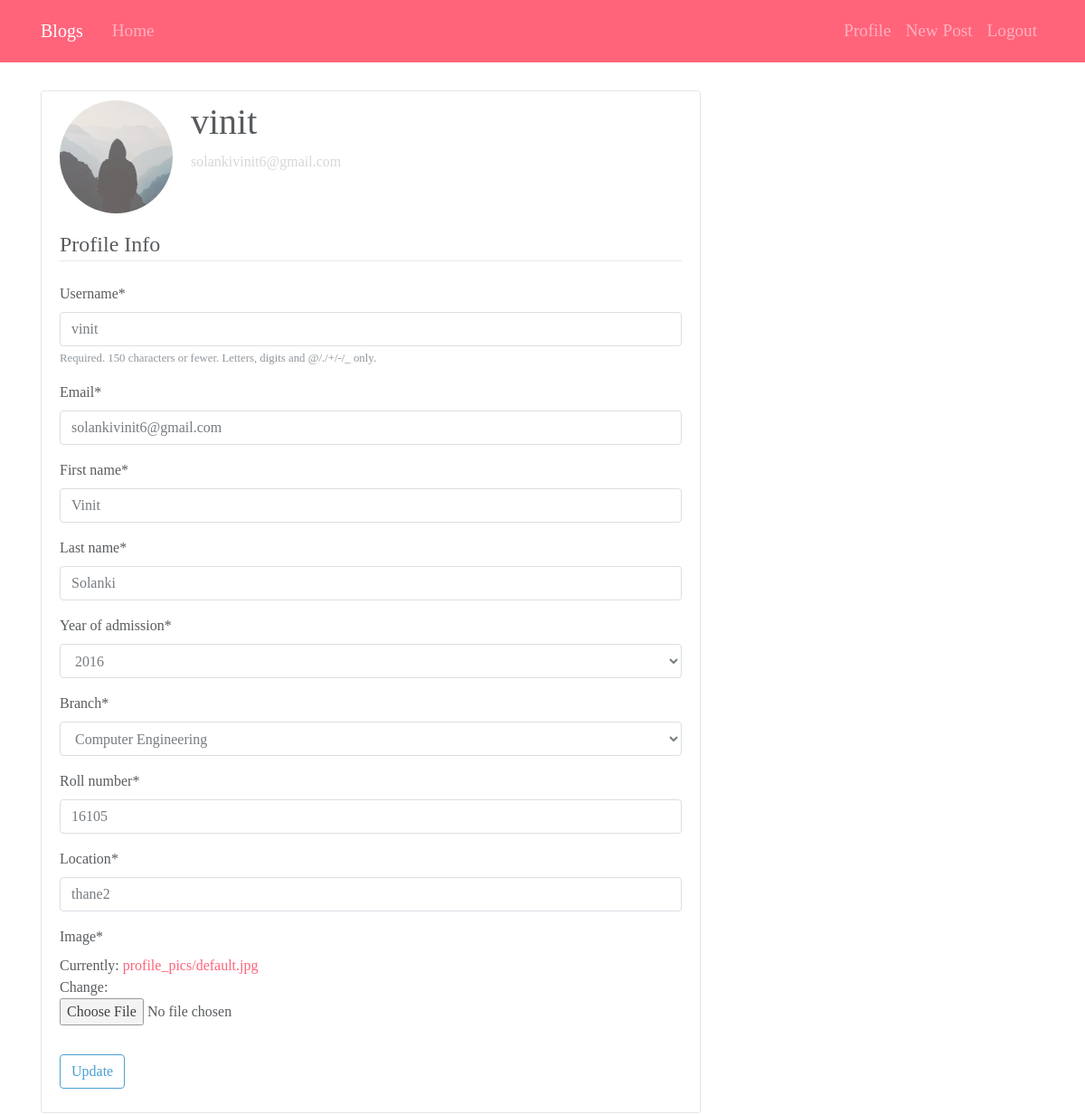
/edit_profile/ (signed in), run on the app's committed database.
### users/models.py (models this page shows, shortened)
class Profile(models.Model):
    user = models.OneToOneField(User, on_delete=models.CASCADE)
    TYPE_CHOICES = (('Student', 'Student' ),
                    ('Faculty', 'Faculty' ),
                    ('Community', 'Community' ),
                    )
    type = models.CharField(
        max_length=9,
        choices=TYPE_CHOICES,
        default= 'Student'
    )
    image = models.ImageField(default='default.jpg', upload_to='profile_pics')

class Student_Profile(models.Model):
    user = models.OneToOneField(User, on_delete=models.CASCADE)
    location = models.CharField(max_length=50)
    first_name = models.CharField(max_length=50,null=True,blank=False)
    last_name = models.CharField(max_length=50,null=True,blank=False)
    now = datetime.datetime.now()
    start_year=now.year-4
    end_year=now.year+1 # end_year in range is exclusive
    BRANCH_CHOICES =(('Computer','Computer Engineering'),
                    ('Electrical','Electrical Engineering'),
                    ('Civil','Civil Engineering'),
                    ('I.T','I.T Engineering'),
                    ('Mechanical','Mechanical Engineering'),
                        )
    year_of_admission = models.CharField(max_length=5,choices=[(str(x),str(x)) for x in range(start_year,end_year)],default=str(start_year))
    branch = models.CharField(
        max_length=25,
        choices=BRANCH_CHOICES
    )
    roll_number = models.IntegerField(null=True,blank = True, default = None)

### users/views.py (the view)
# urls.py: path('edit_profile/', user_views.edit_profile, name='edit_profile'),
@login_required
def edit_profile(request):
    CurrentUser = request.user
    u_original_form = UserUpdateForm(instance=request.user)
    p_original_form = ProfileForm(instance=request.user.profile)
    r_original_form = None
    c_username = CurrentUser.username
    c_email = CurrentUser.email
    if (CurrentUser.profile.type == 'Student'):
        r_original_form = StudentRegisterForm(instance=request.user.student_profile)
    elif (CurrentUser.profile.type == 'Faculty'):
        r_original_form = FacultyRegisterForm( instance=request.user.faculty_profile)
    elif (CurrentUser.profile.type == 'Community'):
        r_original_form = CommunityRegisterForm( instance=request.user.community_profile)
    if request.method == 'POST':
        u_form = UserUpdateForm(request.POST, instance=request.user)
        r_form = None
        if (CurrentUser.profile.type == 'Student'):
            r_form = StudentRegisterForm(request.POST, instance=request.user.student_profile)
        elif (CurrentUser.profile.type == 'Faculty'):
            r_form = FacultyRegisterForm(request.POST, instance=request.user.faculty_profile)
        elif (CurrentUser.profile.type == 'Community'):
            r_form = CommunityRegisterForm(request.POST, instance=request.user.community_profile)
        p_form = ProfileForm(request.POST,
                                   request.FILES,
                                   instance=request.user.profile)
        if u_form.is_valid() and p_form.is_valid() and r_form.is_valid():
            u_form.save()
            r_form.save()
            p_form.save()
            messages.success(request, f'Your account has been updated!')
            return redirect('edit_profile')
        else:
            u_form = u_original_form
            p_form = p_original_form
            r_form = r_original_form
            messages.warning(request,'Such username exists')
    else:
        u_form = UserUpdateForm(instance=request.user)
        p_form = ProfileForm(instance=request.user.profile)
        r_form = None
        if (CurrentUser.profile.type == 'Student'):
            r_form = StudentRegisterForm(instance=request.user.student_profile)
        elif (CurrentUser.profile.type == 'Faculty'):
            r_form = FacultyRegisterForm( instance=request.user.faculty_profile)
        elif (CurrentUser.profile.type == 'Community'):
            r_form = CommunityRegisterForm( instance=request.user.community_profile)
    context = {
        'u_form': u_form,
        'p_form': p_form,
        'r_form' : r_form,
        'c_username' : c_username,
        'c_email' : c_email
    }
    return render(request, 'users/edit_profile.html', context)

### users/forms.py
class UserUpdateForm(forms.ModelForm):
    email = forms.EmailField()
    '''
    def clean_username(self):
            username = self.cleaned_data['username']
            if User.objects.filter(username=username).exists():
                raise forms.ValidationError("Such username exists")
            else:
                return username
    '''
    class Meta:
        model = User
        fields = ['username', 'email']

class ProfileForm(forms.ModelForm):
    class Meta:
        model = Profile
        fields = ['image']

### users/templates/users/edit_profile.html (shortened to what this page needs)
{% extends "blog/base.html" %}
{% load crispy_forms_tags %}
{% block content %}
    <div class="content-section">
      <div class="media">
        <img class="rounded-circle account-img" src="{{ user.profile.image.url }}">
        <div class="media-body">
          <h2 class="account-heading">{{ c_username }}</h2>
          <p class="text-secondary">{{ c_email }}</p>
        </div>
      </div>
      <form method="POST" enctype="multipart/form-data">
          <fieldset class="form-group">
              <legend class="border-bottom mb-4">Profile Info</legend>
              {{ u_form|crispy }}
              {{ r_form|crispy }}
              {{ p_form|crispy }}
          </fieldset>
          <div class="form-group">
              <button class="btn btn-outline-info" type="submit">Update</button>
          </div>
      </form>
    </div>
{% endblock content %}

### data on the page
Student_Profile: first_name "Vinit", last_name "Solanki", year_of_admission "2016", branch "Computer Engineering", roll_number "16105", location "thane2"

### other printed values
{{ c_username }} "vinit"
{{ c_email }} "solankivinit6@gmail.com"
